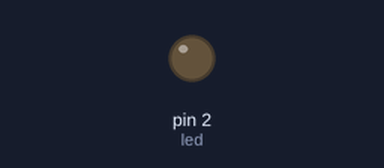
This sketch was run on a simulated Arduino Uno, built with avr-gcc and run on an emulated ATmega328P. Parts: output pins drawn as LEDs (lit = HIGH).

Above: at 1.0 s.
At 3.0 s:
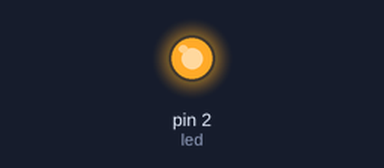
Timing chart, 0 to 5.2 s (numbered marks = the images above):
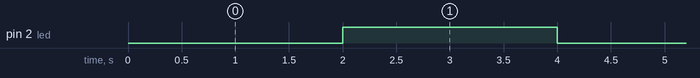

Measured:
- by itself, pin 2 (led): alternates HIGH for 2.0 s and LOW for 2.0 s

The sketch:

piscaLED.ino
```cpp
#define led 2
void setup(){
  pinMode(led, HIGH);
}

void loop(){
  digitalWrite(led, LOW);
  delay(2000);
  digitalWrite(led, HIGH);
  delay(2000);
}
```
